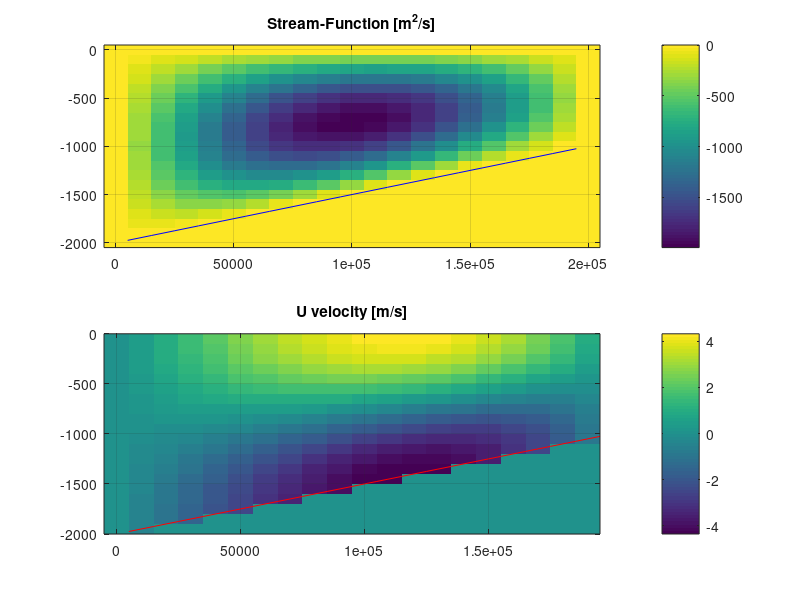
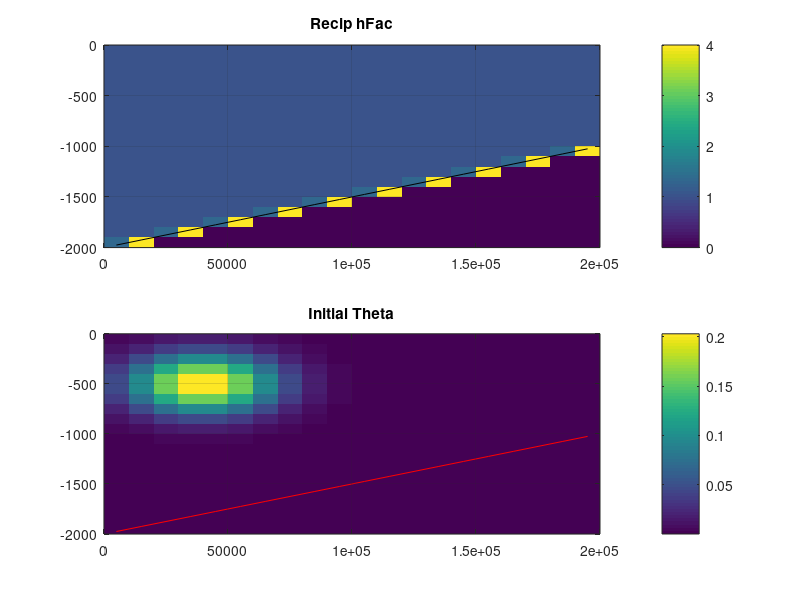

These charts were generated, in order, by the following MATLAB code:
% $Header: /u/gcmpack/MITgcm/verification/advect_xz/input/gendata.m,v 1.2 2011/12/05 22:03:52 jmc Exp $
% $Name: checkpoint65t $

% This is a matlab script that generates the input data
prec='real*8';
ieee='b';
w2file=1; %- do write to file (1=y/0=no)

%- Dimensions of grid
nx=20;
ny=1;
nz=20;

%- Horizontal & vertical resolution (m):
dx=1.e4; dy=dx; dz=1.e2;
% full size of the domain:
Lx=nx*dx;
H=nz*dz ;

%- grid point coordinate :
xf=[0:nx]*dx;
xc=(xf(1:nx)+xf(2:nx+1))/2;
zc=-dz/2:-dz:-H;
zf=0:-dz:-H;

wf=' write file: ';
%- bathymetry :
zb=-H*ones(nx,1);
zb=-H*(1.-xc'/Lx/2);

if w2file,
 bname='bathy_slope.bin';
 fid=fopen(bname,'w',ieee); fwrite(fid,zb,prec); fclose(fid); 
 fprintf([wf,bname,'\n']);
end

%- partial cell filling (hFac):
hFac=ones(nx,1)*zf(1,[2:nz+1]);
hFac=max(hFac,zb*ones(1,nz));
hFac=ones(nx,1)*zf(1,[1:nz])-hFac;
hFac=hFac/dz; hFac=max(0,hFac);

rhFc=reshape(hFac,[nx*nz 1]); 
[IK]=find(rhFc > 0); rhFc(IK)=1./rhFc(IK);
rhFc=reshape(rhFc,[nx nz]);

%- horizontal flow field is defined from stream-function psi :
psi=zeros(nx+1,nz+1);
psi1=sin(pi*xf'/Lx)*ones(1,nz+1);
zu=zeros(nx+1,1); zu(2:nx)=max(zb(2:nx),zb(1:nx-1));
rHu=zeros(nx+1,1); rHu(2:nx)=-1./zu(2:nx);
psi2=max( ones(nx+1,1)*zf, zu*ones(1,nz+1) );
psi2=psi2.*(rHu*ones(1,nz+1));
psi2=sin(pi*psi2);
psi=H*psi1.*psi2;

uTrans=psi(:,[1:nz])-psi(:,[2:nz+1]);
u0=uTrans(1:nx,:).*rhFc/dz;

%- add small, vertically uniform, divergent component:
ud=psi1(:,1).*rHu;
ud=ud*H/160.;
u1=ud(1:nx,1)*ones(1,nz);
u1(find(hFac==0.))=0.;

if w2file,
 uname='Uvel.bin';
 fid=fopen(uname,'w',ieee); fwrite(fid,u0,prec); fclose(fid); 
 fprintf([wf,uname,'\n']);
 uname='Udiv.bin';
 fid=fopen(uname,'w',ieee); fwrite(fid,u0+u1,prec); fclose(fid); 
 fprintf([wf,uname,'\n']);
end

%- Initial Temperature : Gaussian bump :
t0=zeros(nx,nz);
%  position of the center
xM=xf(5); zM=zf(6); 
%  size of the patch  
dX=2*dx; dH=2*dz; 
%  amplitude:
tA=exp(-0.5*(35/20)^2);
%
r1=(xc'-xM)/dX; r2=(zc-zM)/dH;
r1=r1.*r1; r2=r2.*r2;
rD=r1*ones(1,nz)+ones(nx,1)*r2;
t0=tA*exp(-rD/2);

if w2file,
 tname='Tini_G.bin';
 fid=fopen(tname,'w',ieee); fwrite(fid,t0,prec); fclose(fid); 
 fprintf([wf,tname,'\n']);
end

%return

%- make plots to check:
figure(1);clf;
 subplot(211)
%imagesc(xf,zf,psi1'); set(gca,'YDir','normal'); colorbar;
 imagesc(xf,zf,psi'); set(gca,'YDir','normal'); colorbar;
 hold on ; plot(xc,zb,'b-'); hold off ; grid
 title('Stream-Function [m^2/s]');
 subplot(212)
%imagesc(xf(1:nx),zc,u1'); set(gca,'YDir','normal'); colorbar;
 imagesc(xf(1:nx),zc,u0'); set(gca,'YDir','normal'); colorbar;
 hold on ; plot(xc,zb,'r-'); hold off ; grid
 title('U velocity [m/s]');

figure(2);clf;
 subplot(211)
 imagesc(xc,zc,rhFc'); set(gca,'YDir','normal'); colorbar;
 hold on ; plot(xc,zb,'k-'); hold off ; grid
 title('Recip hFac');
 subplot(212)
 imagesc(xc,zc,t0'); set(gca,'YDir','normal'); colorbar;
 hold on ; plot(xc,zb,'r-'); hold off ; grid
 title('Initial Theta');

return
